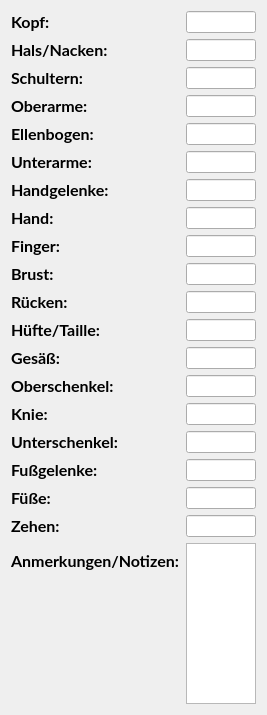
                 <widget class="QWidget" name="pageEditorLookDetails">
                  <property name="geometry">
                   <rect>
                    <x>0</x>
                    <y>0</y>
                    <width>263</width>
                    <height>715</height>
                   </rect>
                  </property>
                  <attribute name="label">
                   <string>Aussehen Details</string>
                  </attribute>
                  <layout class="QFormLayout" name="formLayout_14">
                   <item row="0" column="0">
                    <widget class="QLabel" name="labelEditorHead">
                     <property name="font">
                      <font>
                       <family>Lato</family>
                       <pointsize>12</pointsize>
                       <bold>true</bold>
                       <stylestrategy>PreferAntialias</stylestrategy>
                       <kerning>true</kerning>
                      </font>
                     </property>
                     <property name="text">
                      <string>Kopf:</string>
                     </property>
                    </widget>
                   </item>
                   <item row="0" column="1">
                    <widget class="QLineEdit" name="lineEditEditorHead"/>
                   </item>
                   <item row="1" column="0">
                    <widget class="QLabel" name="labelEditorNeck">
                     <property name="font">
                      <font>
                       <family>Lato</family>
                       <pointsize>12</pointsize>
                       <bold>true</bold>
                       <stylestrategy>PreferAntialias</stylestrategy>
                       <kerning>true</kerning>
                      </font>
                     </property>
                     <property name="text">
                      <string>Hals/Nacken:</string>
                     </property>
                    </widget>
                   </item>
                   <item row="1" column="1">
                    <widget class="QLineEdit" name="lineEditEditorNeck"/>
                   </item>
                   <item row="2" column="0">
                    <widget class="QLabel" name="labelEditorShoulders">
                     <property name="font">
                      <font>
                       <family>Lato</family>
                       <pointsize>12</pointsize>
                       <bold>true</bold>
                       <stylestrategy>PreferAntialias</stylestrategy>
                       <kerning>true</kerning>
                      </font>
                     </property>
                     <property name="text">
                      <string>Schultern:</string>
                     </property>
                    </widget>
                   </item>
                   <item row="2" column="1">
                    <widget class="QLineEdit" name="lineEditorShoulders"/>
                   </item>
                   <item row="3" column="0">
                    <widget class="QLabel" name="labelEditorUpperArm">
                     <property name="font">
                      <font>
                       <family>Lato</family>
                       <pointsize>12</pointsize>
                       <bold>true</bold>
                       <stylestrategy>PreferAntialias</stylestrategy>
                       <kerning>true</kerning>
                      </font>
                     </property>
                     <property name="text">
                      <string>Oberarme:</string>
                     </property>
                    </widget>
                   </item>
                   <item row="3" column="1">
                    <widget class="QLineEdit" name="lineEditEditorUpperArm"/>
                   </item>
                   <item row="4" column="0">
                    <widget class="QLabel" name="labelEditorEllbow">
                     <property name="font">
                      <font>
                       <family>Lato</family>
                       <pointsize>12</pointsize>
                       <bold>true</bold>
                       <stylestrategy>PreferAntialias</stylestrategy>
                       <kerning>true</kerning>
                      </font>
                     </property>
                     <property name="text">
                      <string>Ellenbogen:</string>
                     </property>
                    </widget>
                   </item>
                   <item row="4" column="1">
                    <widget class="QLineEdit" name="lineEditEditorEllbow"/>
                   </item>
                   <item row="5" column="0">
                    <widget class="QLabel" name="labelEditorLowerArm">
                     <property name="font">
                      <font>
                       <family>Lato</family>
                       <pointsize>12</pointsize>
                       <bold>true</bold>
                       <stylestrategy>PreferAntialias</stylestrategy>
                       <kerning>true</kerning>
                      </font>
                     </property>
                     <property name="text">
                      <string>Unterarme:</string>
                     </property>
                    </widget>
                   </item>
                   <item row="5" column="1">
                    <widget class="QLineEdit" name="lineEditEditorLowerArms"/>
                   </item>
                   <item row="6" column="0">
                    <widget class="QLabel" name="labelEditorWrist">
                     <property name="font">
                      <font>
                       <family>Lato</family>
                       <pointsize>12</pointsize>
                       <bold>true</bold>
                       <stylestrategy>PreferAntialias</stylestrategy>
                       <kerning>true</kerning>
                      </font>
                     </property>
                     <property name="text">
                      <string>Handgelenke:</string>
                     </property>
                    </widget>
                   </item>
                   <item row="6" column="1">
                    <widget class="QLineEdit" name="lineEditEditorWrists"/>
                   </item>
                   <item row="7" column="0">
                    <widget class="QLabel" name="labelEditorHand">
                     <property name="font">
                      <font>
                       <family>Lato</family>
                       <pointsize>12</pointsize>
                       <bold>true</bold>
                       <stylestrategy>PreferAntialias</stylestrategy>
                       <kerning>true</kerning>
                      </font>
                     </property>
                     <property name="text">
                      <string>Hand:</string>
                     </property>
                    </widget>
                   </item>
                   <item row="7" column="1">
                    <widget class="QLineEdit" name="lineEditEditorHand"/>
                   </item>
                   <item row="8" column="0">
                    <widget class="QLabel" name="labelEditorFinger">
                     <property name="font">
                      <font>
                       <family>Lato</family>
                       <pointsize>12</pointsize>
                       <bold>true</bold>
                       <stylestrategy>PreferAntialias</stylestrategy>
                       <kerning>true</kerning>
                      </font>
                     </property>
                     <property name="text">
                      <string>Finger:</string>
                     </property>
                    </widget>
                   </item>
                   <item row="8" column="1">
                    <widget class="QLineEdit" name="lineEditEditorFinger"/>
                   </item>
                   <item row="9" column="0">
                    <widget class="QLabel" name="labelEditorBreast">
                     <property name="font">
                      <font>
                       <family>Lato</family>
                       <pointsize>12</pointsize>
                       <bold>true</bold>
                       <stylestrategy>PreferAntialias</stylestrategy>
                       <kerning>true</kerning>
                      </font>
                     </property>
                     <property name="text">
                      <string>Brust:</string>
                     </property>
                    </widget>
                   </item>
                   <item row="9" column="1">
                    <widget class="QLineEdit" name="lineEditEditorBreast"/>
                   </item>
                   <item row="10" column="0">
                    <widget class="QLabel" name="labelEditorBack">
                     <property name="font">
                      <font>
                       <family>Lato</family>
                       <pointsize>12</pointsize>
                       <bold>true</bold>
                       <stylestrategy>PreferAntialias</stylestrategy>
                       <kerning>true</kerning>
                      </font>
                     </property>
                     <property name="text">
                      <string>Rücken:</string>
                     </property>
                    </widget>
                   </item>
                   <item row="10" column="1">
                    <widget class="QLineEdit" name="lineEditEditorBack"/>
                   </item>
                   <item row="11" column="0">
                    <widget class="QLabel" name="labelEditorHips">
                     <property name="font">
                      <font>
                       <family>Lato</family>
                       <pointsize>12</pointsize>
                       <bold>true</bold>
                       <stylestrategy>PreferAntialias</stylestrategy>
                       <kerning>true</kerning>
                      </font>
                     </property>
                     <property name="text">
                      <string>Hüfte/Taille:</string>
                     </property>
                    </widget>
                   </item>
                   <item row="11" column="1">
                    <widget class="QLineEdit" name="lineEditEditorHips"/>
                   </item>
                   <item row="12" column="0">
                    <widget class="QLabel" name="labelEditorButtocks">
                     <property name="font">
                      <font>
                       <family>Lato</family>
                       <pointsize>12</pointsize>
                       <bold>true</bold>
                       <stylestrategy>PreferAntialias</stylestrategy>
                       <kerning>true</kerning>
                      </font>
                     </property>
                     <property name="text">
                      <string>Gesäß:</string>
                     </property>
                    </widget>
                   </item>
                   <item row="12" column="1">
                    <widget class="QLineEdit" name="lineEditEditorButtocks"/>
                   </item>
                   <item row="13" column="0">
                    <widget class="QLabel" name="labelEditorUpperLeg">
                     <property name="font">
                      <font>
                       <family>Lato</family>
                       <pointsize>12</pointsize>
                       <bold>true</bold>
                       <stylestrategy>PreferAntialias</stylestrategy>
                       <kerning>true</kerning>
                      </font>
                     </property>
                     <property name="text">
                      <string>Oberschenkel:</string>
                     </property>
                    </widget>
                   </item>
                   <item row="13" column="1">
                    <widget class="QLineEdit" name="lineEditEditorUpperLeg"/>
                   </item>
                   <item row="14" column="0">
                    <widget class="QLabel" name="labelEditorKnee">
                     <property name="font">
                      <font>
                       <family>Lato</family>
                       <pointsize>12</pointsize>
                       <bold>true</bold>
                       <stylestrategy>PreferAntialias</stylestrategy>
                       <kerning>true</kerning>
                      </font>
                     </property>
                     <property name="text">
                      <string>Knie:</string>
                     </property>
                    </widget>
                   </item>
                   <item row="14" column="1">
                    <widget class="QLineEdit" name="lineEditEditorKnee"/>
                   </item>
                   <item row="15" column="0">
                    <widget class="QLabel" name="labelEditorLowerLeg">
                     <property name="font">
                      <font>
                       <family>Lato</family>
                       <pointsize>12</pointsize>
                       <bold>true</bold>
                       <stylestrategy>PreferAntialias</stylestrategy>
                       <kerning>true</kerning>
                      </font>
                     </property>
                     <property name="text">
                      <string>Unterschenkel:</string>
                     </property>
                    </widget>
                   </item>
                   <item row="15" column="1">
                    <widget class="QLineEdit" name="lineEditEditorLowerLeg"/>
                   </item>
                   <item row="16" column="0">
                    <widget class="QLabel" name="labelEditorAnkles">
                     <property name="font">
                      <font>
                       <family>Lato</family>
                       <pointsize>12</pointsize>
                       <bold>true</bold>
                       <stylestrategy>PreferAntialias</stylestrategy>
                       <kerning>true</kerning>
                      </font>
                     </property>
                     <property name="text">
                      <string>Fußgelenke:</string>
                     </property>
                    </widget>
                   </item>
                   <item row="16" column="1">
                    <widget class="QLineEdit" name="lineEditEditorAnkles"/>
                   </item>
                   <item row="17" column="0">
                    <widget class="QLabel" name="labelEditorFeet">
                     <property name="font">
                      <font>
                       <family>Lato</family>
                       <pointsize>12</pointsize>
                       <bold>true</bold>
                       <stylestrategy>PreferAntialias</stylestrategy>
                       <kerning>true</kerning>
                      </font>
                     </property>
                     <property name="text">
                      <string>Füße:</string>
                     </property>
                    </widget>
                   </item>
                   <item row="17" column="1">
                    <widget class="QLineEdit" name="lineEditEditorFeet"/>
                   </item>
                   <item row="18" column="0">
                    <widget class="QLabel" name="labelEditorToes">
                     <property name="font">
                      <font>
                       <family>Lato</family>
                       <pointsize>12</pointsize>
                       <bold>true</bold>
                       <stylestrategy>PreferAntialias</stylestrategy>
                       <kerning>true</kerning>
                      </font>
                     </property>
                     <property name="text">
                      <string>Zehen:</string>
                     </property>
                    </widget>
                   </item>
                   <item row="18" column="1">
                    <widget class="QLineEdit" name="lineEditEditorToes"/>
                   </item>
                   <item row="19" column="0">
                    <widget class="QLabel" name="labelLookEditorDetailsNotes">
                     <property name="font">
                      <font>
                       <family>Lato</family>
                       <pointsize>12</pointsize>
                       <bold>true</bold>
                       <stylestrategy>PreferAntialias</stylestrategy>
                       <kerning>true</kerning>
                      </font>
                     </property>
                     <property name="text">
                      <string>Anmerkungen/Notizen:</string>
                     </property>
                    </widget>
                   </item>
                   <item row="19" column="1">
                    <widget class="QTextEdit" name="textEditEditorLookDetailsNotes"/>
                   </item>
                  </layout>
                 </widget>
